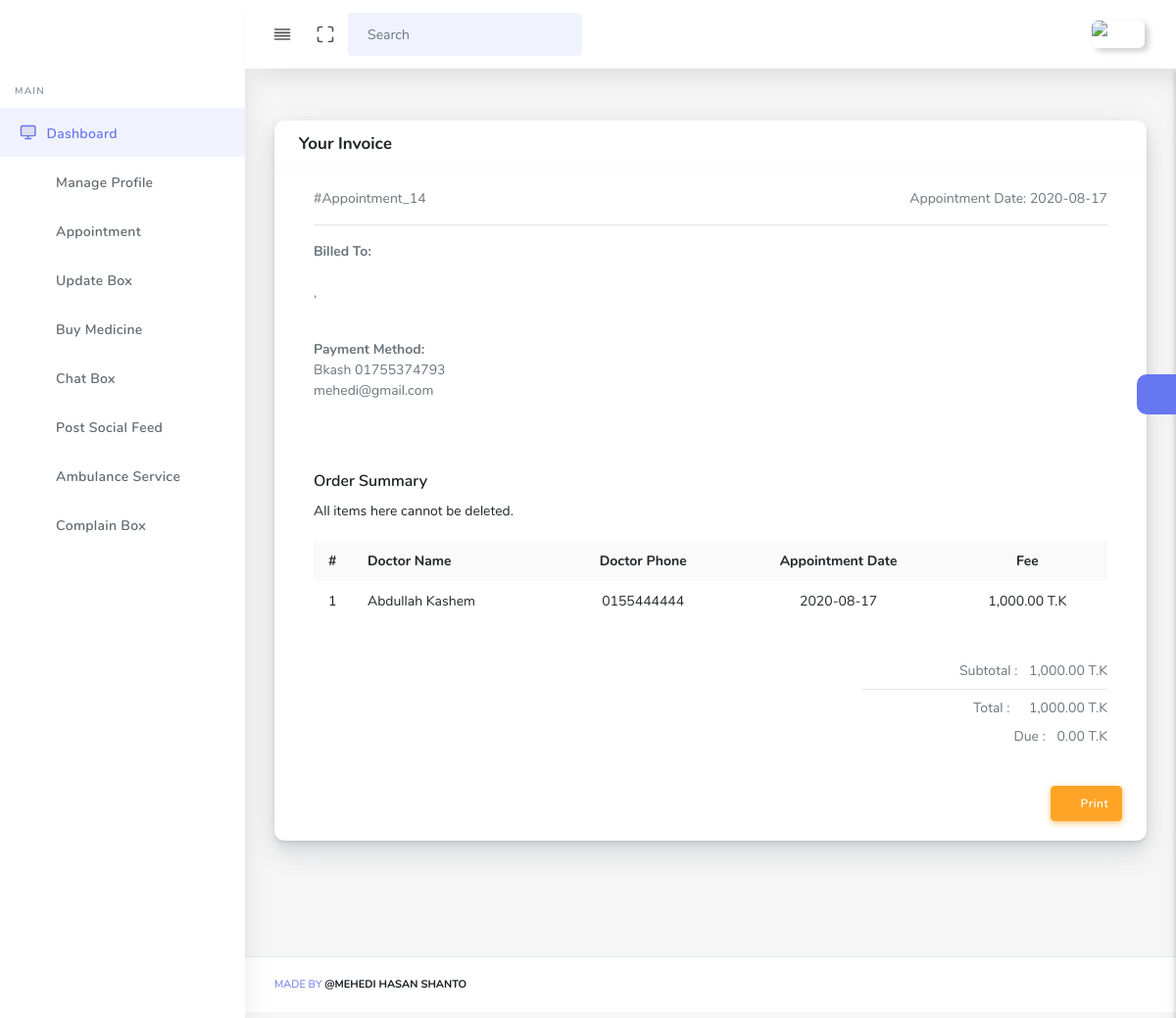
Screenshot of /patient/appointment_invoice.php?appointment_id=14 (signed in) with the database file from the repository.
### tables this page shows
CREATE TABLE `appointment_invoice` (
  `appointment_invoice_id` int(11) NOT NULL,
  `patient_id` int(11) NOT NULL,
  `doctor_id` int(11) NOT NULL,
  `appointment_id` int(11) NOT NULL,
  `payment_date` date NOT NULL,
  `bkash_number` varchar(255) NOT NULL,
  `payable` float NOT NULL,
  `status` int(11) NOT NULL
);

CREATE TABLE `patient` (
  `patient_id` int(11) NOT NULL,
  `first_name` varchar(255) NOT NULL,
  `last_name` varchar(255) NOT NULL,
  `email` varchar(255) NOT NULL,
  `phone` varchar(255) NOT NULL,
  `address` varchar(255) NOT NULL,
  `city` varchar(255) NOT NULL,
  `ps` varchar(255) NOT NULL,
  `postal` varchar(255) NOT NULL,
  `date_of_birth` date NOT NULL,
  `gender` varchar(255) NOT NULL,
  `image` varchar(255) NOT NULL,
  `password` varchar(255) NOT NULL,
  `status` int(11) NOT NULL,
  `join_date` date NOT NULL
);

CREATE TABLE `doctors` (
  `doctor_id` int(11) NOT NULL,
  `first_name` varchar(255) NOT NULL,
  `last_name` varchar(255) NOT NULL,
  `email` varchar(255) NOT NULL,
  `phone` varchar(255) NOT NULL,
  `degree` varchar(255) NOT NULL,
  `gender` varchar(255) NOT NULL,
  `address` varchar(255) NOT NULL,
  `password` varchar(255) NOT NULL,
  `image` varchar(255) NOT NULL,
  `status` int(11) NOT NULL,
  `join_date` date NOT NULL,
  `charge` float NOT NULL,
  `schedule` varchar(255) NOT NULL,
  `category` varchar(100) NOT NULL
);

### patient/appointment_invoice.php (the view, shortened to what this page needs)
<?php include 'includes/header.php';?>
<body>
<div id="app">
    <div class="main-wrapper main-wrapper-1">
        <div class="navbar-bg"></div>
        <?php include 'includes/nav.php';?>
        <?php include 'includes/side.php';?>
        <div class="main-content">
            <section class="section">
                <div class="row">
                    <div class="col-md-12 col-sm-12 mb-5">
                        <div class="card">
                            <div class="card-header" >
                                <h4>Your Invoice</h4>
                                <?php
                                if (isset($_GET['appointment_id'])){
                                    $invoice = $_GET['appointment_id'];
                                    $sql1 = "SELECT * FROM doctors, patient, appointment_invoice WHERE
                                             patient.patient_id = appointment_invoice.patient_id AND
                                            doctors.doctor_id = appointment_invoice.doctor_id AND
                                            appointment_invoice.appointment_id = '$invoice'";
                                    $res1 = mysqli_query($connect, $sql1);
                                    $data1 = mysqli_fetch_assoc($res1);
                                }
                                ?>
                            </div>
                            <div class="card-body" id="mainFrame">
                                <div class="col-md-12">
                                    <div class="invoice-title">
                                        <div class="invoice-number"> #<?php echo 'Appointment_'.$data1['appointment_id'];?><span class="float-right">Appointment Date: <?php echo $data1['payment_date'];?> </span></div>
                                    </div>
                                    <hr>
                                    <div class="row">
                                        <div class="col-md-6">
                                            <address>
                                                <strong>Billed To:</strong><br>
                                                <span class="text-capitalize"><?php echo $userdata['first_name']. ' '.$userdata['last_name'];?></span><br>
                                                <?php echo $userdata['postal'].', '.$userdata['ps'];?><br>
                                                <?php echo $userdata['city'];?><br>
                                            </address>
                                        </div>
                                    </div>
                                    <div class="row">
                                        <div class="col-md-6">
                                            <address>
                                                <strong>Payment Method:</strong><br>
                                                Bkash <?php echo $data1['bkash_number'];?><br>
                                                <?php echo $data1['email'];?><br>
                                            </address>
                                        </div>
                                    </div>
                                    <div class="row mt-4">
                                        <div class="col-md-12">
                                            <div class="section-title">Order Summary</div>
                                            <p class="section-lead">All items here cannot be deleted.</p>
                                            <div class="table-responsive">
                                                <table class="table table-striped table-hover table-md">
                                                    <tr>
                                                        <th data-width="40">#</th>
                                                        <th>Doctor Name</th>
                                                        <th class="text-center">Doctor Phone</th>
                                                        <th class="text-center">Appointment Date</th>
                                                        <th class="text-center">Fee</th>
                                                    </tr>
                                                    <?php
                                                    $sql = "SELECT * FROM doctors, appointment_invoice WHERE
                                                            doctors.doctor_id = appointment_invoice.doctor_id AND
                                                            appointment_invoice.appointment_id = '$invoice'";
                                                    $res = mysqli_query($connect, $sql);
                                                    $i =1;
                                                    while ($row = mysqli_fetch_assoc($res)){?>
                                                        <?php $d = $row['payable'];?>
                                                        <tr>
                                                            <td><?php echo $i++;?></td>
                                                            <td><?php echo $row['first_name']. ' '.$row['last_name'];?></td>
                                                            <td class="text-center"><?php echo $row['phone'];?></td>
                                                            <td class="text-center"><?php echo $row['payment_date'];?></td>
                                                            <td class="text-center"><?php echo number_format($row['charge'], '2');?> T.K</td>
                                                        </tr>
                                                    <?php }?>
                                                </table>
                                            </div>
                                            <div class="row mt-4">
                                                <div class="col-lg-8">
                                                </div>
                                                <div class="col-lg-4 text-right">
                                                    <div class="invoice-detail-item">
                                                        <div class="invoice-detail-value"> Subtotal : <span class="ml-2">
                                                           <?php echo number_format($data1['charge'], '2');?> T.K</span>
                                                        </div>
                                                    </div>
                                                    <hr class="mt-2 mb-2">
                                                    <div class="invoice-detail-item">
                                                        <div class="invoice-detail-value invoice-detail-value-lg">Total : <span class="ml-2"><span class="ml-2">
                                                             <?php
                                                                  echo number_format($data1['charge'], '2');
                                                             ?>
                                                                    T.K
                                                                </span>
                                                        </div>
                                                    </div>
                                                    <div class="invoice-detail-item">
                                                        <div class="invoice-detail-value invoice-detail-value-lg mt-2">Due : <span class="ml-2">
                                                            <?php
                                                            $due = $data1['charge'] - $d;
                                                            echo number_format($due,2);
                                                            ?>
                                                                T.K</span>
                                                        </div>
                                                    </div>
                                                </div>
                                            </div>
                                        </div>
                                    </div>
                                </div>
                            </div>
                            <div class="card-footer">
                                <div class="text-md-right">
                                    <button class="btn btn-warning btn-icon icon-left" type="pss" id="prntPSS"><i class="fas fa-print"></i> Print</button>
                                </div>
                            </div>
                        </div>
                    </div>
                </div>
            </section>
            <?php include 'includes/setting.php';?>
        </div>
        <?php include "includes/footer.php";?>
    </div>
</div>
<?php include "includes/script.php";?>

### rows the page displays
appointment_invoice: appointment "14", payment_date "2020-08-17", bkash_number "01755374793", patient.email "mehedi@gmail.com", doctor.first_name "Abdullah", doctor.last_name "Kashem", doctor.phone "0155444444", doctor.charge "1,000.00", due "0.00"
